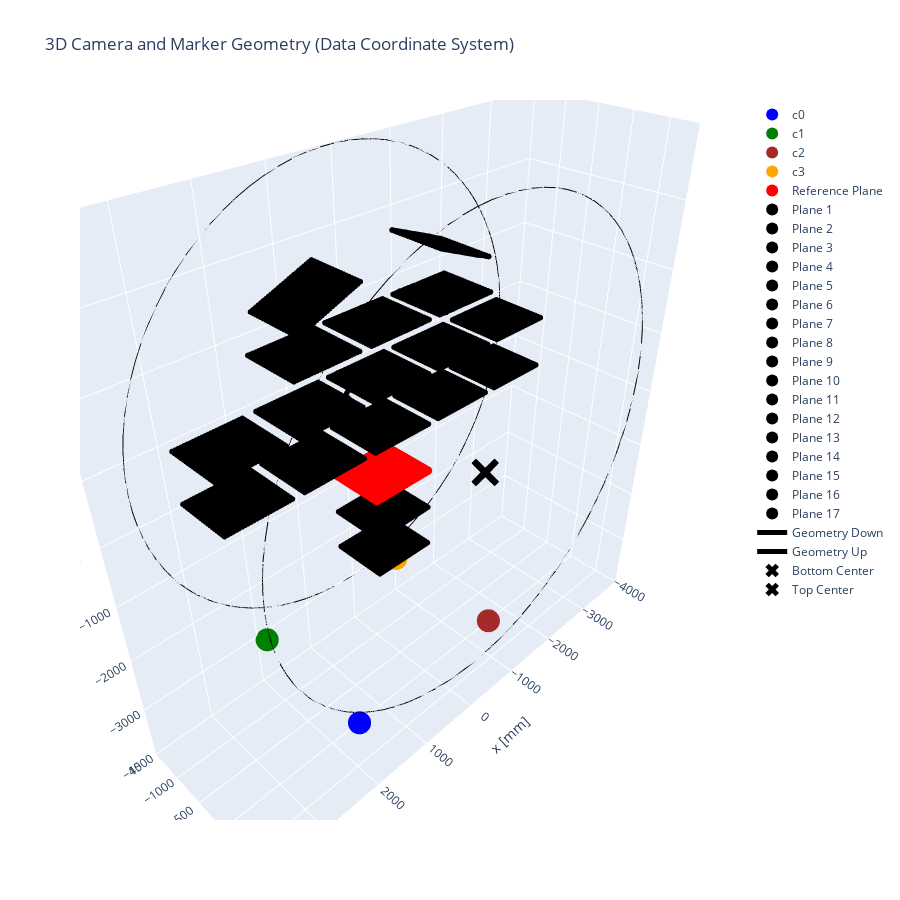

Notebook code for this chart:
### Code cell
import numpy as np
import plotly.graph_objs as go

fig = go.Figure()

# Plot camera positions (x, y, z order)
fig.add_trace(go.Scatter3d(
    x=[pos_c[0][0]], y=[pos_c[0][1]], z=[pos_c[0][2]],
    mode='markers', marker=dict(size=8, color='blue'), name='c0'
))
fig.add_trace(go.Scatter3d(
    x=[pos_c[1][0]], y=[pos_c[1][1]], z=[pos_c[1][2]],
    mode='markers', marker=dict(size=8, color='green'), name='c1'
))
fig.add_trace(go.Scatter3d(
    x=[pos_c[2][0]], y=[pos_c[2][1]], z=[pos_c[2][2]],
    mode='markers', marker=dict(size=8, color='brown'), name='c2'
))
fig.add_trace(go.Scatter3d(
    x=[pos_c[3][0]], y=[pos_c[3][1]], z=[pos_c[3][2]],
    mode='markers', marker=dict(size=8, color='orange'), name='c3'
))

# Plot reference plane markers (red), assuming XYZ[0] is (N,3) with columns x,y,z
fig.add_trace(go.Scatter3d(
    x=XYZ[0][:,0], y=XYZ[0][:,1], z=XYZ[0][:,2],
    mode='markers', marker=dict(size=3, color='red'), name='Reference Plane'
))

# Plot all other planes (black)
for i in range(1, len(params.planes)):
    fig.add_trace(go.Scatter3d(
        x=P[i][:,0], y=P[i][:,1], z=P[i][:,2],
        mode='markers', marker=dict(size=2, color='black'), name=f'Plane {i}'
    ))

# Plot geometry (down and up circles)

# plot geometry
theta = np.linspace(0, 2*np.pi, 100)
geometry_down = [3500*np.cos(theta),np.zeros_like(theta)-1500, 3500*np.sin(theta)+480]
geometry_up = [3500*np.cos(theta),np.zeros_like(theta)+880, 3500*np.sin(theta)+480]


fig.add_trace(go.Scatter3d(
    x=geometry_down[0], y=geometry_down[1], z=geometry_down[2],
    mode='lines', line=dict(color='black', width=2), name='Geometry Down'
))
fig.add_trace(go.Scatter3d(
    x=geometry_up[0], y=geometry_up[1], z=geometry_up[2],
    mode='lines', line=dict(color='black', width=2), name='Geometry Up'
))

# Plot X marks for geometry (x, y, z order)
fig.add_trace(go.Scatter3d(
    x=[0], z=[480], y=[-1500],
    mode='markers', marker=dict(symbol='x', size=10, color='black'), name='Bottom Center'
))
fig.add_trace(go.Scatter3d(
    x=[0], z=[480], y=[880],
    mode='markers', marker=dict(symbol='x', size=10, color='black'), name='Top Center'
))

fig.update_layout(
    scene=dict(
        xaxis_title='x [mm]',
        yaxis_title='y [mm]',
        zaxis_title='z [mm]',
        xaxis=dict(range=[-4000, 4000]),
        yaxis=dict(range=[-1500, 880]),
        zaxis=dict(range=[-4000, 4000])
    ),
    legend=dict(itemsizing='constant'),
    width=900, height=900,
    title='3D Camera and Marker Geometry (Data Coordinate System)'
)

fig.show()

### Figure 1 — Plotly figure (JSON) as saved in the notebook; plotly's stock layout.template omitted (floating-point values rounded to 4 significant figures; data arrays with more than 128 entries replaced by an {"elided": "..."} marker saying what was removed)
{"data": [{"marker": {"color": "blue", "size": 8}, "mode": "markers", "name": "c0", "type": "scatter3d", "x": [1917.0], "y": [481.8], "z": [-3108.0]}, {"marker": {"color": "green", "size": 8}, "mode": "markers", "name": "c1", "type": "scatter3d", "x": [1915.0], "y": [-1385.0], "z": [-3032.0]}, {"marker": {"color": "brown", "size": 8}, "mode": "markers", "name": "c2", "type": "scatter3d", "x": [-910.2], "y": [458.7], "z": [-3134.0]}, {"marker": {"color": "orange", "size": 8}, "mode": "markers", "name": "c3", "type": "scatter3d", "x": [-851.8], "y": [-1360.0], "z": [-3071.0]}, {"marker": {"color": "red", "size": 3}, "mode": "markers", "name": "Reference Plane", "type": "scatter3d", "x": {"elided": "475 float values"}, "y": {"elided": "475 float values"}, "z": {"elided": "475 float values"}}, {"marker": {"color": "black", "size": 2}, "mode": "markers", "name": "Plane 1", "type": "scatter3d", "x": {"elided": "475 float values"}, "y": {"elided": "475 float values"}, "z": {"elided": "475 float values"}}, {"marker": {"color": "black", "size": 2}, "mode": "markers", "name": "Plane 2", "type": "scatter3d", "x": {"elided": "475 float values"}, "y": {"elided": "475 float values"}, "z": {"elided": "475 float values"}}, {"marker": {"color": "black", "size": 2}, "mode": "markers", "name": "Plane 3", "type": "scatter3d", "x": {"elided": "475 float values"}, "y": {"elided": "475 float values"}, "z": {"elided": "475 float values"}}, {"marker": {"color": "black", "size": 2}, "mode": "markers", "name": "Plane 4", "type": "scatter3d", "x": {"elided": "475 float values"}, "y": {"elided": "475 float values"}, "z": {"elided": "475 float values"}}, {"marker": {"color": "black", "size": 2}, "mode": "markers", "name": "Plane 5", "type": "scatter3d", "x": {"elided": "475 float values"}, "y": {"elided": "475 float values"}, "z": {"elided": "475 float values"}}, {"marker": {"color": "black", "size": 2}, "mode": "markers", "name": "Plane 6", "type": "scatter3d", "x": {"elided": "475 float values"}, "y": {"elided": "475 float values"}, "z": {"elided": "475 float values"}}, {"marker": {"color": "black", "size": 2}, "mode": "markers", "name": "Plane 7", "type": "scatter3d", "x": {"elided": "475 float values"}, "y": {"elided": "475 float values"}, "z": {"elided": "475 float values"}}, {"marker": {"color": "black", "size": 2}, "mode": "markers", "name": "Plane 8", "type": "scatter3d", "x": {"elided": "475 float values"}, "y": {"elided": "475 float values"}, "z": {"elided": "475 float values"}}, {"marker": {"color": "black", "size": 2}, "mode": "markers", "name": "Plane 9", "type": "scatter3d", "x": {"elided": "475 float values"}, "y": {"elided": "475 float values"}, "z": {"elided": "475 float values"}}, {"marker": {"color": "black", "size": 2}, "mode": "markers", "name": "Plane 10", "type": "scatter3d", "x": {"elided": "475 float values"}, "y": {"elided": "475 float values"}, "z": {"elided": "475 float values"}}, {"marker": {"color": "black", "size": 2}, "mode": "markers", "name": "Plane 11", "type": "scatter3d", "x": {"elided": "475 float values"}, "y": {"elided": "475 float values"}, "z": {"elided": "475 float values"}}, {"marker": {"color": "black", "size": 2}, "mode": "markers", "name": "Plane 12", "type": "scatter3d", "x": {"elided": "475 float values"}, "y": {"elided": "475 float values"}, "z": {"elided": "475 float values"}}, {"marker": {"color": "black", "size": 2}, "mode": "markers", "name": "Plane 13", "type": "scatter3d", "x": {"elided": "475 float values"}, "y": {"elided": "475 float values"}, "z": {"elided": "475 float values"}}, {"marker": {"color": "black", "size": 2}, "mode": "markers", "name": "Plane 14", "type": "scatter3d", "x": {"elided": "475 float values"}, "y": {"elided": "475 float values"}, "z": {"elided": "475 float values"}}, {"marker": {"color": "black", "size": 2}, "mode": "markers", "name": "Plane 15", "type": "scatter3d", "x": {"elided": "475 float values"}, "y": {"elided": "475 float values"}, "z": {"elided": "475 float values"}}, {"marker": {"color": "black", "size": 2}, "mode": "markers", "name": "Plane 16", "type": "scatter3d", "x": {"elided": "475 float values"}, "y": {"elided": "475 float values"}, "z": {"elided": "475 float values"}}, {"marker": {"color": "black", "size": 2}, "mode": "markers", "name": "Plane 17", "type": "scatter3d", "x": {"elided": "475 float values"}, "y": {"elided": "475 float values"}, "z": {"elided": "475 float values"}}, {"line": {"color": "black", "width": 2}, "mode": "lines", "name": "Geometry Down", "type": "scatter3d", "x": [3500.0, 3493.0, 3472.0, 3437.0, 3388.0, 3325.0, 3249.0, 3160.0, 3058.0, 2944.0, 2818.0, 2681.0, 2533.0, 2375.0, 2207.0, 2030.0, 1845.0, 1653.0, 1454.0, 1249.0, 1039.0, 825.2, 607.8, 387.9, 166.5, -55.53, -277.4, -498.1, -716.8, -932.7, -1145.0, -1352.0, -1554.0, -1750.0, -1939.0, -2120.0, -2292.0, -2455.0, -2608.0, -2751.0, -2883.0, -3003.0, -3111.0, -3206.0, -3289.0, -3358.0, -3414.0, -3456.0, -3484.0, -3498.0, -3498.0, -3484.0, -3456.0, -3414.0, -3358.0, -3289.0, -3206.0, -3111.0, -3003.0, -2883.0, -2751.0, -2608.0, -2455.0, -2292.0, -2120.0, -1939.0, -1750.0, -1554.0, -1352.0, -1145.0, -932.7, -716.8, -498.1, -277.4, -55.53, 166.5, 387.9, 607.8, 825.2, 1039.0, 1249.0, 1454.0, 1653.0, 1845.0, 2030.0, 2207.0, 2375.0, 2533.0, 2681.0, 2818.0, 2944.0, 3058.0, 3160.0, 3249.0, 3325.0, 3388.0, 3437.0, 3472.0, 3493.0, 3500.0], "y": [-1500.0, -1500.0, -1500.0, -1500.0, -1500.0, -1500.0, -1500.0, -1500.0, -1500.0, -1500.0, -1500.0, -1500.0, -1500.0, -1500.0, -1500.0, -1500.0, -1500.0, -1500.0, -1500.0, -1500.0, -1500.0, -1500.0, -1500.0, -1500.0, -1500.0, -1500.0, -1500.0, -1500.0, -1500.0, -1500.0, -1500.0, -1500.0, -1500.0, -1500.0, -1500.0, -1500.0, -1500.0, -1500.0, -1500.0, -1500.0, -1500.0, -1500.0, -1500.0, -1500.0, -1500.0, -1500.0, -1500.0, -1500.0, -1500.0, -1500.0, -1500.0, -1500.0, -1500.0, -1500.0, -1500.0, -1500.0, -1500.0, -1500.0, -1500.0, -1500.0, -1500.0, -1500.0, -1500.0, -1500.0, -1500.0, -1500.0, -1500.0, -1500.0, -1500.0, -1500.0, -1500.0, -1500.0, -1500.0, -1500.0, -1500.0, -1500.0, -1500.0, -1500.0, -1500.0, -1500.0, -1500.0, -1500.0, -1500.0, -1500.0, -1500.0, -1500.0, -1500.0, -1500.0, -1500.0, -1500.0, -1500.0, -1500.0, -1500.0, -1500.0, -1500.0, -1500.0, -1500.0, -1500.0, -1500.0, -1500.0], "z": [480.0, 702.0, 923.1, 1142.0, 1359.0, 1572.0, 1781.0, 1984.0, 2182.0, 2372.0, 2555.0, 2730.0, 2895.0, 3051.0, 3197.0, 3331.0, 3454.0, 3565.0, 3664.0, 3750.0, 3822.0, 3881.0, 3927.0, 3958.0, 3976.0, 3980.0, 3969.0, 3944.0, 3906.0, 3853.0, 3788.0, 3708.0, 3616.0, 3511.0, 3394.0, 3265.0, 3125.0, 2974.0, 2814.0, 2644.0, 2465.0, 2278.0, 2084.0, 1883.0, 1677.0, 1466.0, 1251.0, 1033.0, 812.7, 591.0, 369.0, 147.3, -73.0, -291.1, -506.1, -717.1, -923.3, -1124.0, -1318.0, -1505.0, -1684.0, -1854.0, -2014.0, -2165.0, -2305.0, -2434.0, -2551.0, -2656.0, -2748.0, -2828.0, -2893.0, -2946.0, -2984.0, -3009.0, -3020.0, -3016.0, -2998.0, -2967.0, -2921.0, -2862.0, -2790.0, -2704.0, -2605.0, -2494.0, -2371.0, -2237.0, -2091.0, -1935.0, -1770.0, -1595.0, -1412.0, -1222.0, -1024.0, -820.8, -612.1, -399.0, -182.4, 36.93, 258.0, 480.0]}, {"line": {"color": "black", "width": 2}, "mode": "lines", "name": "Geometry Up", "type": "scatter3d", "x": [3500.0, 3493.0, 3472.0, 3437.0, 3388.0, 3325.0, 3249.0, 3160.0, 3058.0, 2944.0, 2818.0, 2681.0, 2533.0, 2375.0, 2207.0, 2030.0, 1845.0, 1653.0, 1454.0, 1249.0, 1039.0, 825.2, 607.8, 387.9, 166.5, -55.53, -277.4, -498.1, -716.8, -932.7, -1145.0, -1352.0, -1554.0, -1750.0, -1939.0, -2120.0, -2292.0, -2455.0, -2608.0, -2751.0, -2883.0, -3003.0, -3111.0, -3206.0, -3289.0, -3358.0, -3414.0, -3456.0, -3484.0, -3498.0, -3498.0, -3484.0, -3456.0, -3414.0, -3358.0, -3289.0, -3206.0, -3111.0, -3003.0, -2883.0, -2751.0, -2608.0, -2455.0, -2292.0, -2120.0, -1939.0, -1750.0, -1554.0, -1352.0, -1145.0, -932.7, -716.8, -498.1, -277.4, -55.53, 166.5, 387.9, 607.8, 825.2, 1039.0, 1249.0, 1454.0, 1653.0, 1845.0, 2030.0, 2207.0, 2375.0, 2533.0, 2681.0, 2818.0, 2944.0, 3058.0, 3160.0, 3249.0, 3325.0, 3388.0, 3437.0, 3472.0, 3493.0, 3500.0], "y": [880.0, 880.0, 880.0, 880.0, 880.0, 880.0, 880.0, 880.0, 880.0, 880.0, 880.0, 880.0, 880.0, 880.0, 880.0, 880.0, 880.0, 880.0, 880.0, 880.0, 880.0, 880.0, 880.0, 880.0, 880.0, 880.0, 880.0, 880.0, 880.0, 880.0, 880.0, 880.0, 880.0, 880.0, 880.0, 880.0, 880.0, 880.0, 880.0, 880.0, 880.0, 880.0, 880.0, 880.0, 880.0, 880.0, 880.0, 880.0, 880.0, 880.0, 880.0, 880.0, 880.0, 880.0, 880.0, 880.0, 880.0, 880.0, 880.0, 880.0, 880.0, 880.0, 880.0, 880.0, 880.0, 880.0, 880.0, 880.0, 880.0, 880.0, 880.0, 880.0, 880.0, 880.0, 880.0, 880.0, 880.0, 880.0, 880.0, 880.0, 880.0, 880.0, 880.0, 880.0, 880.0, 880.0, 880.0, 880.0, 880.0, 880.0, 880.0, 880.0, 880.0, 880.0, 880.0, 880.0, 880.0, 880.0, 880.0, 880.0], "z": [480.0, 702.0, 923.1, 1142.0, 1359.0, 1572.0, 1781.0, 1984.0, 2182.0, 2372.0, 2555.0, 2730.0, 2895.0, 3051.0, 3197.0, 3331.0, 3454.0, 3565.0, 3664.0, 3750.0, 3822.0, 3881.0, 3927.0, 3958.0, 3976.0, 3980.0, 3969.0, 3944.0, 3906.0, 3853.0, 3788.0, 3708.0, 3616.0, 3511.0, 3394.0, 3265.0, 3125.0, 2974.0, 2814.0, 2644.0, 2465.0, 2278.0, 2084.0, 1883.0, 1677.0, 1466.0, 1251.0, 1033.0, 812.7, 591.0, 369.0, 147.3, -73.0, -291.1, -506.1, -717.1, -923.3, -1124.0, -1318.0, -1505.0, -1684.0, -1854.0, -2014.0, -2165.0, -2305.0, -2434.0, -2551.0, -2656.0, -2748.0, -2828.0, -2893.0, -2946.0, -2984.0, -3009.0, -3020.0, -3016.0, -2998.0, -2967.0, -2921.0, -2862.0, -2790.0, -2704.0, -2605.0, -2494.0, -2371.0, -2237.0, -2091.0, -1935.0, -1770.0, -1595.0, -1412.0, -1222.0, -1024.0, -820.8, -612.1, -399.0, -182.4, 36.93, 258.0, 480.0]}, {"marker": {"color": "black", "size": 10, "symbol": "x"}, "mode": "markers", "name": "Bottom Center", "type": "scatter3d", "x": [0], "y": [-1500], "z": [480]}, {"marker": {"color": "black", "size": 10, "symbol": "x"}, "mode": "markers", "name": "Top Center", "type": "scatter3d", "x": [0], "y": [880], "z": [480]}], "layout": {"height": 900, "legend": {"itemsizing": "constant"}, "scene": {"xaxis": {"range": [-4000, 4000], "title": {"text": "x [mm]"}}, "yaxis": {"range": [-1500, 880], "title": {"text": "y [mm]"}}, "zaxis": {"range": [-4000, 4000], "title": {"text": "z [mm]"}}}, "title": {"text": "3D Camera and Marker Geometry (Data Coordinate System)"}, "width": 900}}
